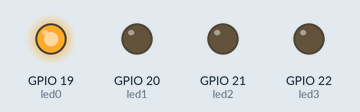
Bench run of a program on a simulated Raspberry Pi (BCM pin numbers). Parts: output pins drawn as LEDs (lit = HIGH).

Above: at 0.2 s.
At 1.2 s:
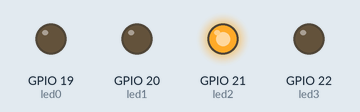
At 2.7 s:
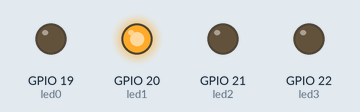
At 3.7 s:
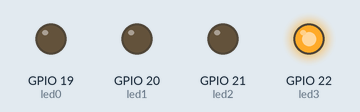
Timing chart, 0 to 4.6 s (numbered marks = the images above):
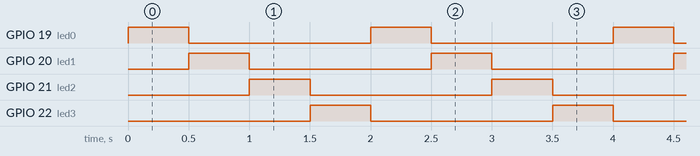

The program:

6.py
```python
from gpiozero import LED
from time import sleep

led0 = LED(19)
led1 = LED(20)
led2 = LED(21)
led3 = LED(22)

while True:
    led0.on()
    sleep(0.5)
    led0.off()

    led1.on()
    sleep(0.5)
    led1.off()

    led2.on()
    sleep(0.5)
    led2.off()

    led3.on()
    sleep(0.5)
    led3.off()
```

Measured:
- by itself, GPIO 19 (led0), GPIO 20 (led1), GPIO 21 (led2), GPIO 22 (led3): alternates HIGH for 0.50 s and LOW for 1.5 s
- by itself, everything shown: repeats every 2.0 s, in 4 steps
